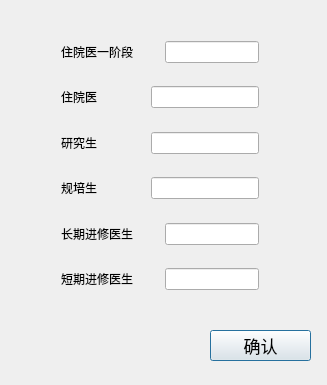
<?xml version="1.0" encoding="UTF-8"?>
<ui version="4.0">
 <class>dialog_changenum</class>
 <widget class="QDialog" name="dialog_changenum">
  <property name="geometry">
   <rect>
    <x>0</x>
    <y>0</y>
    <width>327</width>
    <height>385</height>
   </rect>
  </property>
  <property name="windowTitle">
   <string>dialog_changenum</string>
  </property>
  <widget class="QPushButton" name="pushButton">
   <property name="geometry">
    <rect>
     <x>210</x>
     <y>330</y>
     <width>101</width>
     <height>31</height>
    </rect>
   </property>
   <property name="font">
    <font>
     <pointsize>13</pointsize>
    </font>
   </property>
   <property name="text">
    <string>确认</string>
   </property>
  </widget>
  <widget class="QWidget" name="">
   <property name="geometry">
    <rect>
     <x>50</x>
     <y>30</y>
     <width>220</width>
     <height>271</height>
    </rect>
   </property>
   <layout class="QVBoxLayout" name="verticalLayout">
    <item>
     <layout class="QHBoxLayout" name="horizontalLayout">
      <item>
       <widget class="QLabel" name="label">
        <property name="text">
         <string>住院医一阶段</string>
        </property>
       </widget>
      </item>
      <item>
       <spacer name="horizontalSpacer">
        <property name="orientation">
         <enum>Qt::Horizontal</enum>
        </property>
        <property name="sizeHint" stdset="0">
         <size>
          <width>40</width>
          <height>20</height>
         </size>
        </property>
       </spacer>
      </item>
      <item>
       <widget class="QLineEdit" name="lineEdit"/>
      </item>
     </layout>
    </item>
    <item>
     <spacer name="verticalSpacer">
      <property name="orientation">
       <enum>Qt::Vertical</enum>
      </property>
      <property name="sizeHint" stdset="0">
       <size>
        <width>20</width>
        <height>40</height>
       </size>
      </property>
     </spacer>
    </item>
    <item>
     <layout class="QHBoxLayout" name="horizontalLayout_2">
      <item>
       <widget class="QLabel" name="label_2">
        <property name="text">
         <string>住院医</string>
        </property>
       </widget>
      </item>
      <item>
       <spacer name="horizontalSpacer_2">
        <property name="orientation">
         <enum>Qt::Horizontal</enum>
        </property>
        <property name="sizeHint" stdset="0">
         <size>
          <width>40</width>
          <height>20</height>
         </size>
        </property>
       </spacer>
      </item>
      <item>
       <widget class="QLineEdit" name="lineEdit_2"/>
      </item>
     </layout>
    </item>
    <item>
     <spacer name="verticalSpacer_2">
      <property name="orientation">
       <enum>Qt::Vertical</enum>
      </property>
      <property name="sizeHint" stdset="0">
       <size>
        <width>20</width>
        <height>40</height>
       </size>
      </property>
     </spacer>
    </item>
    <item>
     <layout class="QHBoxLayout" name="horizontalLayout_3">
      <item>
       <widget class="QLabel" name="label_3">
        <property name="text">
         <string>研究生</string>
        </property>
       </widget>
      </item>
      <item>
       <spacer name="horizontalSpacer_3">
        <property name="orientation">
         <enum>Qt::Horizontal</enum>
        </property>
        <property name="sizeHint" stdset="0">
         <size>
          <width>40</width>
          <height>20</height>
         </size>
        </property>
       </spacer>
      </item>
      <item>
       <widget class="QLineEdit" name="lineEdit_3"/>
      </item>
     </layout>
    </item>
    <item>
     <spacer name="verticalSpacer_3">
      <property name="orientation">
       <enum>Qt::Vertical</enum>
      </property>
      <property name="sizeHint" stdset="0">
       <size>
        <width>20</width>
        <height>40</height>
       </size>
      </property>
     </spacer>
    </item>
    <item>
     <layout class="QHBoxLayout" name="horizontalLayout_4">
      <item>
       <widget class="QLabel" name="label_4">
        <property name="text">
         <string>规培生</string>
        </property>
       </widget>
      </item>
      <item>
       <spacer name="horizontalSpacer_4">
        <property name="orientation">
         <enum>Qt::Horizontal</enum>
        </property>
        <property name="sizeHint" stdset="0">
         <size>
          <width>40</width>
          <height>20</height>
         </size>
        </property>
       </spacer>
      </item>
      <item>
       <widget class="QLineEdit" name="lineEdit_4"/>
      </item>
     </layout>
    </item>
    <item>
     <spacer name="verticalSpacer_4">
      <property name="orientation">
       <enum>Qt::Vertical</enum>
      </property>
      <property name="sizeHint" stdset="0">
       <size>
        <width>20</width>
        <height>40</height>
       </size>
      </property>
     </spacer>
    </item>
    <item>
     <layout class="QHBoxLayout" name="horizontalLayout_5">
      <item>
       <widget class="QLabel" name="label_5">
        <property name="text">
         <string>长期进修医生</string>
        </property>
       </widget>
      </item>
      <item>
       <spacer name="horizontalSpacer_5">
        <property name="orientation">
         <enum>Qt::Horizontal</enum>
        </property>
        <property name="sizeHint" stdset="0">
         <size>
          <width>40</width>
          <height>20</height>
         </size>
        </property>
       </spacer>
      </item>
      <item>
       <widget class="QLineEdit" name="lineEdit_5"/>
      </item>
     </layout>
    </item>
    <item>
     <spacer name="verticalSpacer_5">
      <property name="orientation">
       <enum>Qt::Vertical</enum>
      </property>
      <property name="sizeHint" stdset="0">
       <size>
        <width>20</width>
        <height>40</height>
       </size>
      </property>
     </spacer>
    </item>
    <item>
     <layout class="QHBoxLayout" name="horizontalLayout_6">
      <item>
       <widget class="QLabel" name="label_6">
        <property name="text">
         <string>短期进修医生</string>
        </property>
       </widget>
      </item>
      <item>
       <spacer name="horizontalSpacer_6">
        <property name="orientation">
         <enum>Qt::Horizontal</enum>
        </property>
        <property name="sizeHint" stdset="0">
         <size>
          <width>40</width>
          <height>20</height>
         </size>
        </property>
       </spacer>
      </item>
      <item>
       <widget class="QLineEdit" name="lineEdit_6"/>
      </item>
     </layout>
    </item>
   </layout>
  </widget>
 </widget>
 <layoutdefault spacing="6" margin="11"/>
 <resources/>
 <connections>
  <connection>
   <sender>pushButton</sender>
   <signal>clicked()</signal>
   <receiver>dialog_changenum</receiver>
   <slot>accept()</slot>
   <hints>
    <hint type="sourcelabel">
     <x>227</x>
     <y>292</y>
    </hint>
    <hint type="destinationlabel">
     <x>90</x>
     <y>299</y>
    </hint>
   </hints>
  </connection>
 </connections>
</ui>
